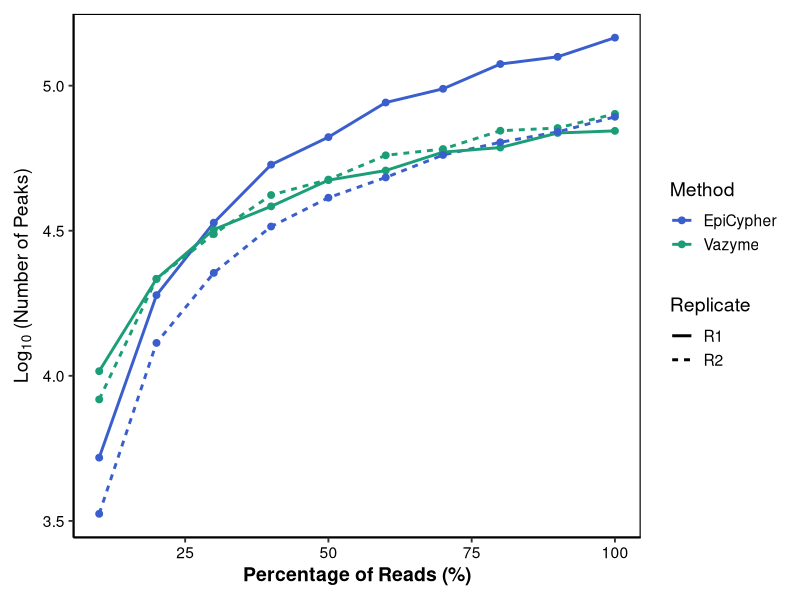

Generate this figure with R:
# ============================================
# STEP 08: PEAK COUNT VS READ DEPTH PLOT
# PURPOSE:
#   Plot the number of detected peaks as a function of
#   sequencing depth for Vazyme and EpiCypher samples.
# INPUT:
#   Peak counts summarized manually from filtered peak files.
# OUTPUT:
#   Publication-ready PNG figure.
# REQUIREMENTS:
#   R packages: tidyr, ggplot2, dplyr.
# ============================================

df <- data.frame(
  percentage = seq(10, 100, by = 10),
  vazyme_R1 = c(10375, 21581, 31925, 38371, 47251, 50998, 59007, 61192, 68695, 69842),
  vazyme_R2 = c(8292, 21598, 30788, 41978, 47463, 57531, 60483, 69925, 71430, 79934),
  epycypher_R1 = c(5225, 18969, 33706, 53417, 66468, 87476, 97535, 118710, 125736, 146361),
  epycypher_R2 = c(3346, 12983, 22633, 32694, 41098, 48275, 57693, 63793, 69264, 78113)
)

df$percentage <- seq(10, 100, by = 10)

library(tidyr)
library(ggplot2)
library(dplyr)

# Reshape data into long format for plotting
peak_counts_long <- pivot_longer(
  df,
  cols = c(vazyme_R1, vazyme_R2, epycypher_R1, epycypher_R2),
  names_to = "sample",
  values_to = "peaks"
)

# Annotate method and replicate based on sample name
peak_counts_long <- peak_counts_long %>%
  mutate(
    method = ifelse(grepl("vazyme", sample), "Vazyme", "EpiCypher"),
    replicate = ifelse(grepl("R1", sample), "R1", "R2")
  )

p <- ggplot(peak_counts_long, aes(x = percentage, y = log10(peaks), color = method, linetype = replicate)) +
  geom_line(linewidth = 1) +
  geom_point(size = 2) +
  scale_color_manual(values = c("Vazyme" = "#1b9e77", "EpiCypher" = "royalblue3")) +
  labs(
    x = "Percentage of Reads (%)",
    y = expression(Log[10]~"(Number of Peaks)"),
    color = "Method",
    linetype = "Replicate"
  ) +
  theme_classic(base_size = 14) +
  theme(
    axis.text = element_text(color = "black"),
    axis.title = element_text(face = "bold"),
    legend.position = "right",
    panel.border = element_rect(color = "black", fill = NA, linewidth = 0.8),
    plot.margin = margin(10, 10, 10, 10)
  )

# Save figure
setwd("/Users/giacomocorleone/Desktop/Projects/vazyme_vs_epicypher/paper/")
ggsave(
  "peaks_rev1_rep1.png",
  plot = p,
  width = 6,
  height = 4,
  units = "in",
  dpi = 300,
  bg = "white"
)
